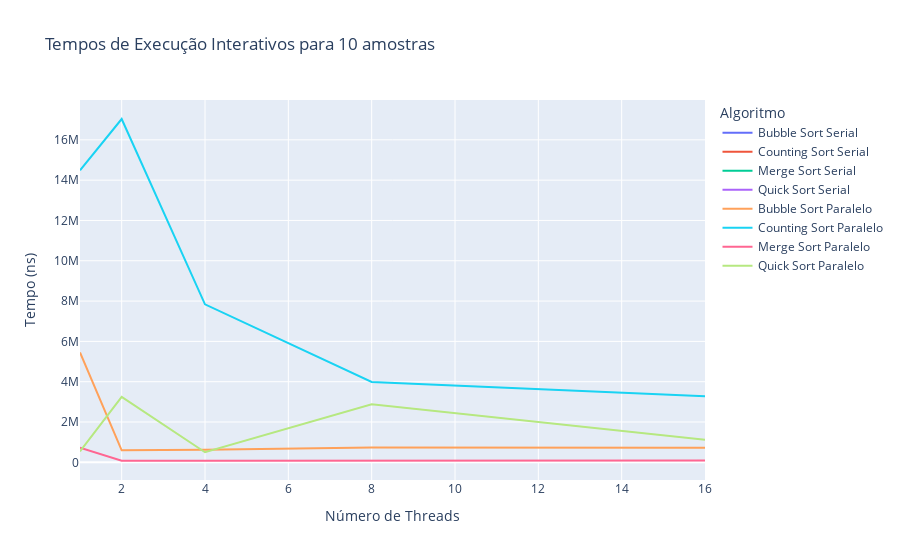
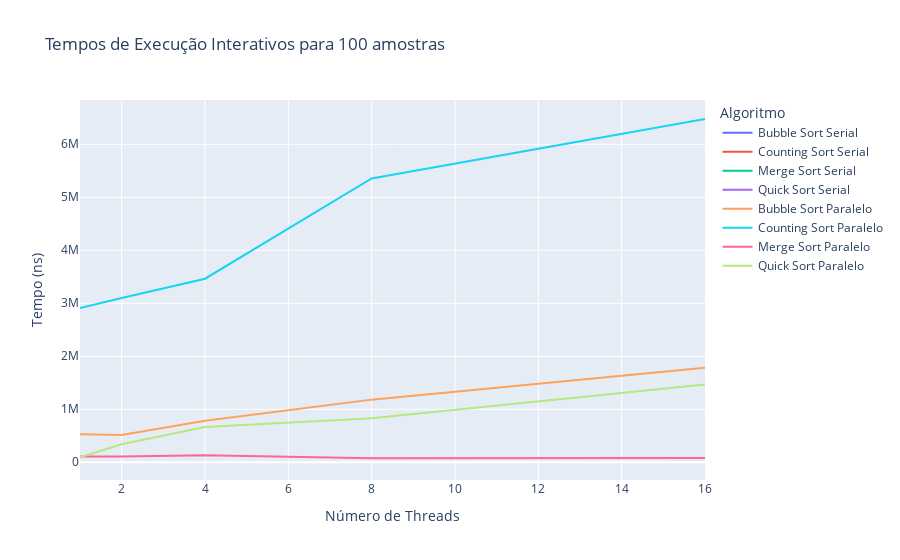
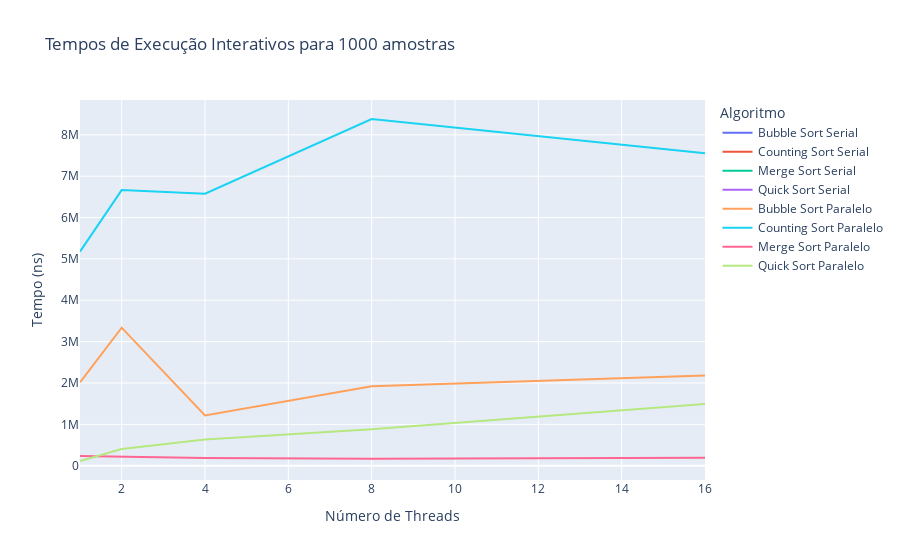
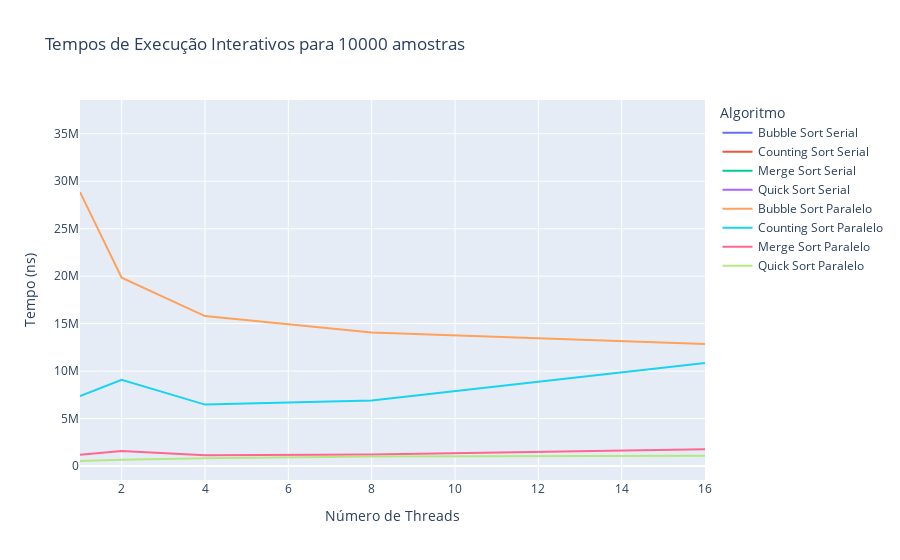

Here is the notebook cell these charts were saved with, in order:
### Markdown cell above
### Plotagem dos gráficos para cada quantidade de amostra:
#### **Número de Threads x Tempo(ns)**

### Code cell
for key, df in dataframes.items():
    fig = px.line(
        df,
        x='NumThreads',
        y='Tempo(ms)',
        color='Algoritmo',
        title=f'Tempos de Execução Interativos para {key}',
        labels={'NumThreads': 'Número de Threads', 'Tempo(ns)': 'Tempo (ns)'}
    )
    fig.show()

### Figure 1 — Plotly figure (JSON) as saved in the notebook; plotly's stock layout.template omitted (floating-point values rounded to 4 significant figures)
{"data": [{"hovertemplate": "Algoritmo=Bubble Sort Serial<br>Número de Threads=%{x}<br>Tempo (ns)=%{y}<extra></extra>", "legendgroup": "Bubble Sort Serial", "line": {"color": "#636efa", "dash": "solid"}, "marker": {"symbol": "circle"}, "mode": "lines", "name": "Bubble Sort Serial", "orientation": "v", "showlegend": true, "type": "scatter", "x": [1], "xaxis": "x", "y": [452400], "yaxis": "y"}, {"hovertemplate": "Algoritmo=Counting Sort Serial<br>Número de Threads=%{x}<br>Tempo (ns)=%{y}<extra></extra>", "legendgroup": "Counting Sort Serial", "line": {"color": "#EF553B", "dash": "solid"}, "marker": {"symbol": "circle"}, "mode": "lines", "name": "Counting Sort Serial", "orientation": "v", "showlegend": true, "type": "scatter", "x": [1], "xaxis": "x", "y": [4297900], "yaxis": "y"}, {"hovertemplate": "Algoritmo=Merge Sort Serial<br>Número de Threads=%{x}<br>Tempo (ns)=%{y}<extra></extra>", "legendgroup": "Merge Sort Serial", "line": {"color": "#00cc96", "dash": "solid"}, "marker": {"symbol": "circle"}, "mode": "lines", "name": "Merge Sort Serial", "orientation": "v", "showlegend": true, "type": "scatter", "x": [1], "xaxis": "x", "y": [532100], "yaxis": "y"}, {"hovertemplate": "Algoritmo=Quick Sort Serial<br>Número de Threads=%{x}<br>Tempo (ns)=%{y}<extra></extra>", "legendgroup": "Quick Sort Serial", "line": {"color": "#ab63fa", "dash": "solid"}, "marker": {"symbol": "circle"}, "mode": "lines", "name": "Quick Sort Serial", "orientation": "v", "showlegend": true, "type": "scatter", "x": [1], "xaxis": "x", "y": [427000], "yaxis": "y"}, {"hovertemplate": "Algoritmo=Bubble Sort Paralelo<br>Número de Threads=%{x}<br>Tempo (ns)=%{y}<extra></extra>", "legendgroup": "Bubble Sort Paralelo", "line": {"color": "#FFA15A", "dash": "solid"}, "marker": {"symbol": "circle"}, "mode": "lines", "name": "Bubble Sort Paralelo", "orientation": "v", "showlegend": true, "type": "scatter", "x": [1, 2, 4, 8, 16], "xaxis": "x", "y": [5452300, 594900, 628000, 734100, 724500], "yaxis": "y"}, {"hovertemplate": "Algoritmo=Counting Sort Paralelo<br>Número de Threads=%{x}<br>Tempo (ns)=%{y}<extra></extra>", "legendgroup": "Counting Sort Paralelo", "line": {"color": "#19d3f3", "dash": "solid"}, "marker": {"symbol": "circle"}, "mode": "lines", "name": "Counting Sort Paralelo", "orientation": "v", "showlegend": true, "type": "scatter", "x": [1, 2, 4, 8, 16], "xaxis": "x", "y": [14489100, 17034000, 7836700, 3985100, 3278500], "yaxis": "y"}, {"hovertemplate": "Algoritmo=Merge Sort Paralelo<br>Número de Threads=%{x}<br>Tempo (ns)=%{y}<extra></extra>", "legendgroup": "Merge Sort Paralelo", "line": {"color": "#FF6692", "dash": "solid"}, "marker": {"symbol": "circle"}, "mode": "lines", "name": "Merge Sort Paralelo", "orientation": "v", "showlegend": true, "type": "scatter", "x": [1, 2, 4, 8, 16], "xaxis": "x", "y": [730700, 82100, 73400, 65300, 84400], "yaxis": "y"}, {"hovertemplate": "Algoritmo=Quick Sort Paralelo<br>Número de Threads=%{x}<br>Tempo (ns)=%{y}<extra></extra>", "legendgroup": "Quick Sort Paralelo", "line": {"color": "#B6E880", "dash": "solid"}, "marker": {"symbol": "circle"}, "mode": "lines", "name": "Quick Sort Paralelo", "orientation": "v", "showlegend": true, "type": "scatter", "x": [1, 2, 4, 8, 16], "xaxis": "x", "y": [542800, 3246700, 500500, 2884800, 1113400], "yaxis": "y"}], "layout": {"legend": {"title": {"text": "Algoritmo"}, "tracegroupgap": 0}, "title": {"text": "Tempos de Execução Interativos para 10 amostras"}, "xaxis": {"anchor": "y", "domain": [0, 1], "title": {"text": "Número de Threads"}}, "yaxis": {"anchor": "x", "domain": [0, 1], "title": {"text": "Tempo (ns)"}}}}

### Figure 2 — Plotly figure (JSON) as saved in the notebook; plotly's stock layout.template omitted (floating-point values rounded to 4 significant figures)
{"data": [{"hovertemplate": "Algoritmo=Bubble Sort Serial<br>Número de Threads=%{x}<br>Tempo (ns)=%{y}<extra></extra>", "legendgroup": "Bubble Sort Serial", "line": {"color": "#636efa", "dash": "solid"}, "marker": {"symbol": "circle"}, "mode": "lines", "name": "Bubble Sort Serial", "orientation": "v", "showlegend": true, "type": "scatter", "x": [1], "xaxis": "x", "y": [164100], "yaxis": "y"}, {"hovertemplate": "Algoritmo=Counting Sort Serial<br>Número de Threads=%{x}<br>Tempo (ns)=%{y}<extra></extra>", "legendgroup": "Counting Sort Serial", "line": {"color": "#EF553B", "dash": "solid"}, "marker": {"symbol": "circle"}, "mode": "lines", "name": "Counting Sort Serial", "orientation": "v", "showlegend": true, "type": "scatter", "x": [1], "xaxis": "x", "y": [734000], "yaxis": "y"}, {"hovertemplate": "Algoritmo=Merge Sort Serial<br>Número de Threads=%{x}<br>Tempo (ns)=%{y}<extra></extra>", "legendgroup": "Merge Sort Serial", "line": {"color": "#00cc96", "dash": "solid"}, "marker": {"symbol": "circle"}, "mode": "lines", "name": "Merge Sort Serial", "orientation": "v", "showlegend": true, "type": "scatter", "x": [1], "xaxis": "x", "y": [50200], "yaxis": "y"}, {"hovertemplate": "Algoritmo=Quick Sort Serial<br>Número de Threads=%{x}<br>Tempo (ns)=%{y}<extra></extra>", "legendgroup": "Quick Sort Serial", "line": {"color": "#ab63fa", "dash": "solid"}, "marker": {"symbol": "circle"}, "mode": "lines", "name": "Quick Sort Serial", "orientation": "v", "showlegend": true, "type": "scatter", "x": [1], "xaxis": "x", "y": [24200], "yaxis": "y"}, {"hovertemplate": "Algoritmo=Bubble Sort Paralelo<br>Número de Threads=%{x}<br>Tempo (ns)=%{y}<extra></extra>", "legendgroup": "Bubble Sort Paralelo", "line": {"color": "#FFA15A", "dash": "solid"}, "marker": {"symbol": "circle"}, "mode": "lines", "name": "Bubble Sort Paralelo", "orientation": "v", "showlegend": true, "type": "scatter", "x": [1, 2, 4, 8, 16], "xaxis": "x", "y": [530000, 514200, 783700, 1182100, 1781400], "yaxis": "y"}, {"hovertemplate": "Algoritmo=Counting Sort Paralelo<br>Número de Threads=%{x}<br>Tempo (ns)=%{y}<extra></extra>", "legendgroup": "Counting Sort Paralelo", "line": {"color": "#19d3f3", "dash": "solid"}, "marker": {"symbol": "circle"}, "mode": "lines", "name": "Counting Sort Paralelo", "orientation": "v", "showlegend": true, "type": "scatter", "x": [1, 2, 4, 8, 16], "xaxis": "x", "y": [2912200, 3101000, 3464000, 5355700, 6477200], "yaxis": "y"}, {"hovertemplate": "Algoritmo=Merge Sort Paralelo<br>Número de Threads=%{x}<br>Tempo (ns)=%{y}<extra></extra>", "legendgroup": "Merge Sort Paralelo", "line": {"color": "#FF6692", "dash": "solid"}, "marker": {"symbol": "circle"}, "mode": "lines", "name": "Merge Sort Paralelo", "orientation": "v", "showlegend": true, "type": "scatter", "x": [1, 2, 4, 8, 16], "xaxis": "x", "y": [108500, 110100, 132800, 75000, 81600], "yaxis": "y"}, {"hovertemplate": "Algoritmo=Quick Sort Paralelo<br>Número de Threads=%{x}<br>Tempo (ns)=%{y}<extra></extra>", "legendgroup": "Quick Sort Paralelo", "line": {"color": "#B6E880", "dash": "solid"}, "marker": {"symbol": "circle"}, "mode": "lines", "name": "Quick Sort Paralelo", "orientation": "v", "showlegend": true, "type": "scatter", "x": [1, 2, 4, 8, 16], "xaxis": "x", "y": [94600, 340900, 667000, 831800, 1470000], "yaxis": "y"}], "layout": {"legend": {"title": {"text": "Algoritmo"}, "tracegroupgap": 0}, "title": {"text": "Tempos de Execução Interativos para 100 amostras"}, "xaxis": {"anchor": "y", "domain": [0, 1], "title": {"text": "Número de Threads"}}, "yaxis": {"anchor": "x", "domain": [0, 1], "title": {"text": "Tempo (ns)"}}}}

### Figure 3 — Plotly figure (JSON) as saved in the notebook; plotly's stock layout.template omitted (floating-point values rounded to 4 significant figures)
{"data": [{"hovertemplate": "Algoritmo=Bubble Sort Serial<br>Número de Threads=%{x}<br>Tempo (ns)=%{y}<extra></extra>", "legendgroup": "Bubble Sort Serial", "line": {"color": "#636efa", "dash": "solid"}, "marker": {"symbol": "circle"}, "mode": "lines", "name": "Bubble Sort Serial", "orientation": "v", "showlegend": true, "type": "scatter", "x": [1], "xaxis": "x", "y": [3493900], "yaxis": "y"}, {"hovertemplate": "Algoritmo=Counting Sort Serial<br>Número de Threads=%{x}<br>Tempo (ns)=%{y}<extra></extra>", "legendgroup": "Counting Sort Serial", "line": {"color": "#EF553B", "dash": "solid"}, "marker": {"symbol": "circle"}, "mode": "lines", "name": "Counting Sort Serial", "orientation": "v", "showlegend": true, "type": "scatter", "x": [1], "xaxis": "x", "y": [2063300], "yaxis": "y"}, {"hovertemplate": "Algoritmo=Merge Sort Serial<br>Número de Threads=%{x}<br>Tempo (ns)=%{y}<extra></extra>", "legendgroup": "Merge Sort Serial", "line": {"color": "#00cc96", "dash": "solid"}, "marker": {"symbol": "circle"}, "mode": "lines", "name": "Merge Sort Serial", "orientation": "v", "showlegend": true, "type": "scatter", "x": [1], "xaxis": "x", "y": [481000], "yaxis": "y"}, {"hovertemplate": "Algoritmo=Quick Sort Serial<br>Número de Threads=%{x}<br>Tempo (ns)=%{y}<extra></extra>", "legendgroup": "Quick Sort Serial", "line": {"color": "#ab63fa", "dash": "solid"}, "marker": {"symbol": "circle"}, "mode": "lines", "name": "Quick Sort Serial", "orientation": "v", "showlegend": true, "type": "scatter", "x": [1], "xaxis": "x", "y": [230100], "yaxis": "y"}, {"hovertemplate": "Algoritmo=Bubble Sort Paralelo<br>Número de Threads=%{x}<br>Tempo (ns)=%{y}<extra></extra>", "legendgroup": "Bubble Sort Paralelo", "line": {"color": "#FFA15A", "dash": "solid"}, "marker": {"symbol": "circle"}, "mode": "lines", "name": "Bubble Sort Paralelo", "orientation": "v", "showlegend": true, "type": "scatter", "x": [1, 2, 4, 8, 16], "xaxis": "x", "y": [2017100, 3337700, 1214700, 1922800, 2179400], "yaxis": "y"}, {"hovertemplate": "Algoritmo=Counting Sort Paralelo<br>Número de Threads=%{x}<br>Tempo (ns)=%{y}<extra></extra>", "legendgroup": "Counting Sort Paralelo", "line": {"color": "#19d3f3", "dash": "solid"}, "marker": {"symbol": "circle"}, "mode": "lines", "name": "Counting Sort Paralelo", "orientation": "v", "showlegend": true, "type": "scatter", "x": [1, 2, 4, 8, 16], "xaxis": "x", "y": [5177300, 6664300, 6577700, 8383300, 7554300], "yaxis": "y"}, {"hovertemplate": "Algoritmo=Merge Sort Paralelo<br>Número de Threads=%{x}<br>Tempo (ns)=%{y}<extra></extra>", "legendgroup": "Merge Sort Paralelo", "line": {"color": "#FF6692", "dash": "solid"}, "marker": {"symbol": "circle"}, "mode": "lines", "name": "Merge Sort Paralelo", "orientation": "v", "showlegend": true, "type": "scatter", "x": [1, 2, 4, 8, 16], "xaxis": "x", "y": [232400, 216800, 188800, 168300, 193500], "yaxis": "y"}, {"hovertemplate": "Algoritmo=Quick Sort Paralelo<br>Número de Threads=%{x}<br>Tempo (ns)=%{y}<extra></extra>", "legendgroup": "Quick Sort Paralelo", "line": {"color": "#B6E880", "dash": "solid"}, "marker": {"symbol": "circle"}, "mode": "lines", "name": "Quick Sort Paralelo", "orientation": "v", "showlegend": true, "type": "scatter", "x": [1, 2, 4, 8, 16], "xaxis": "x", "y": [114000, 405500, 632900, 881300, 1494400], "yaxis": "y"}], "layout": {"legend": {"title": {"text": "Algoritmo"}, "tracegroupgap": 0}, "title": {"text": "Tempos de Execução Interativos para 1000 amostras"}, "xaxis": {"anchor": "y", "domain": [0, 1], "title": {"text": "Número de Threads"}}, "yaxis": {"anchor": "x", "domain": [0, 1], "title": {"text": "Tempo (ns)"}}}}

### Figure 4 — Plotly figure (JSON) as saved in the notebook; plotly's stock layout.template omitted (floating-point values rounded to 4 significant figures)
{"data": [{"hovertemplate": "Algoritmo=Bubble Sort Serial<br>Número de Threads=%{x}<br>Tempo (ns)=%{y}<extra></extra>", "legendgroup": "Bubble Sort Serial", "line": {"color": "#636efa", "dash": "solid"}, "marker": {"symbol": "circle"}, "mode": "lines", "name": "Bubble Sort Serial", "orientation": "v", "showlegend": true, "type": "scatter", "x": [1], "xaxis": "x", "y": [36557700], "yaxis": "y"}, {"hovertemplate": "Algoritmo=Counting Sort Serial<br>Número de Threads=%{x}<br>Tempo (ns)=%{y}<extra></extra>", "legendgroup": "Counting Sort Serial", "line": {"color": "#EF553B", "dash": "solid"}, "marker": {"symbol": "circle"}, "mode": "lines", "name": "Counting Sort Serial", "orientation": "v", "showlegend": true, "type": "scatter", "x": [1], "xaxis": "x", "y": [2097000], "yaxis": "y"}, {"hovertemplate": "Algoritmo=Merge Sort Serial<br>Número de Threads=%{x}<br>Tempo (ns)=%{y}<extra></extra>", "legendgroup": "Merge Sort Serial", "line": {"color": "#00cc96", "dash": "solid"}, "marker": {"symbol": "circle"}, "mode": "lines", "name": "Merge Sort Serial", "orientation": "v", "showlegend": true, "type": "scatter", "x": [1], "xaxis": "x", "y": [1408000], "yaxis": "y"}, {"hovertemplate": "Algoritmo=Quick Sort Serial<br>Número de Threads=%{x}<br>Tempo (ns)=%{y}<extra></extra>", "legendgroup": "Quick Sort Serial", "line": {"color": "#ab63fa", "dash": "solid"}, "marker": {"symbol": "circle"}, "mode": "lines", "name": "Quick Sort Serial", "orientation": "v", "showlegend": true, "type": "scatter", "x": [1], "xaxis": "x", "y": [640300], "yaxis": "y"}, {"hovertemplate": "Algoritmo=Bubble Sort Paralelo<br>Número de Threads=%{x}<br>Tempo (ns)=%{y}<extra></extra>", "legendgroup": "Bubble Sort Paralelo", "line": {"color": "#FFA15A", "dash": "solid"}, "marker": {"symbol": "circle"}, "mode": "lines", "name": "Bubble Sort Paralelo", "orientation": "v", "showlegend": true, "type": "scatter", "x": [1, 2, 4, 8, 16], "xaxis": "x", "y": [28858300, 19838700, 15792100, 14050700, 12838200], "yaxis": "y"}, {"hovertemplate": "Algoritmo=Counting Sort Paralelo<br>Número de Threads=%{x}<br>Tempo (ns)=%{y}<extra></extra>", "legendgroup": "Counting Sort Paralelo", "line": {"color": "#19d3f3", "dash": "solid"}, "marker": {"symbol": "circle"}, "mode": "lines", "name": "Counting Sort Paralelo", "orientation": "v", "showlegend": true, "type": "scatter", "x": [1, 2, 4, 8, 16], "xaxis": "x", "y": [7352300, 9085500, 6463000, 6901300, 10850900], "yaxis": "y"}, {"hovertemplate": "Algoritmo=Merge Sort Paralelo<br>Número de Threads=%{x}<br>Tempo (ns)=%{y}<extra></extra>", "legendgroup": "Merge Sort Paralelo", "line": {"color": "#FF6692", "dash": "solid"}, "marker": {"symbol": "circle"}, "mode": "lines", "name": "Merge Sort Paralelo", "orientation": "v", "showlegend": true, "type": "scatter", "x": [1, 2, 4, 8, 16], "xaxis": "x", "y": [1169200, 1564300, 1128100, 1204100, 1766100], "yaxis": "y"}, {"hovertemplate": "Algoritmo=Quick Sort Paralelo<br>Número de Threads=%{x}<br>Tempo (ns)=%{y}<extra></extra>", "legendgroup": "Quick Sort Paralelo", "line": {"color": "#B6E880", "dash": "solid"}, "marker": {"symbol": "circle"}, "mode": "lines", "name": "Quick Sort Paralelo", "orientation": "v", "showlegend": true, "type": "scatter", "x": [1, 2, 4, 8, 16], "xaxis": "x", "y": [521600, 644000, 807800, 992900, 1086100], "yaxis": "y"}], "layout": {"legend": {"title": {"text": "Algoritmo"}, "tracegroupgap": 0}, "title": {"text": "Tempos de Execução Interativos para 10000 amostras"}, "xaxis": {"anchor": "y", "domain": [0, 1], "title": {"text": "Número de Threads"}}, "yaxis": {"anchor": "x", "domain": [0, 1], "title": {"text": "Tempo (ns)"}}}}
